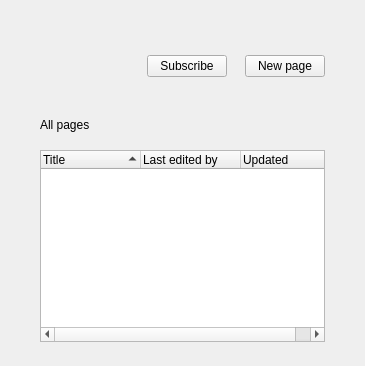
     <widget class="QWidget" name="overviewPage">
      <layout class="QVBoxLayout" name="overviewLayout" stretch="0,0,1,0">
       <property name="spacing">
        <number>18</number>
       </property>
       <property name="leftMargin">
        <number>40</number>
       </property>
       <property name="topMargin">
        <number>32</number>
       </property>
       <property name="rightMargin">
        <number>40</number>
       </property>
       <property name="bottomMargin">
        <number>24</number>
       </property>
       <item>
        <layout class="QHBoxLayout" name="overviewHeaderLayout" stretch="0,1,0,0">
         <property name="spacing">
          <number>18</number>
         </property>
         <item>
          <widget class="QLabel" name="overviewAvatarLabel">
           <property name="minimumSize">
            <size>
             <width>64</width>
             <height>64</height>
            </size>
           </property>
           <property name="maximumSize">
            <size>
             <width>64</width>
             <height>64</height>
            </size>
           </property>
           <property name="scaledContents">
            <bool>true</bool>
           </property>
          </widget>
         </item>
         <item>
          <layout class="QVBoxLayout" name="overviewInfoLayout">
           <property name="spacing">
            <number>4</number>
           </property>
           <item>
            <widget class="QLabel" name="overviewTitleLabel">
             <property name="sizePolicy">
              <sizepolicy hsizetype="Preferred" vsizetype="Minimum">
               <horstretch>0</horstretch>
               <verstretch>0</verstretch>
              </sizepolicy>
             </property>
             <property name="wordWrap">
              <bool>true</bool>
             </property>
            </widget>
           </item>
           <item>
            <widget class="QLabel" name="overviewDescriptionLabel">
             <property name="sizePolicy">
              <sizepolicy hsizetype="Preferred" vsizetype="Minimum">
               <horstretch>0</horstretch>
               <verstretch>0</verstretch>
              </sizepolicy>
             </property>
             <property name="wordWrap">
              <bool>true</bool>
             </property>
            </widget>
           </item>
           <item>
            <widget class="QLabel" name="overviewStatsLabel">
             <property name="sizePolicy">
              <sizepolicy hsizetype="Preferred" vsizetype="Minimum">
               <horstretch>0</horstretch>
               <verstretch>0</verstretch>
              </sizepolicy>
             </property>
             <property name="wordWrap">
              <bool>true</bool>
             </property>
            </widget>
           </item>
           <item>
            <widget class="QLabel" name="overviewTagsLabel">
             <property name="sizePolicy">
              <sizepolicy hsizetype="Preferred" vsizetype="Minimum">
               <horstretch>0</horstretch>
               <verstretch>0</verstretch>
              </sizepolicy>
             </property>
             <property name="textFormat">
              <enum>Qt::RichText</enum>
             </property>
             <property name="wordWrap">
              <bool>true</bool>
             </property>
            </widget>
           </item>
          </layout>
         </item>
         <item>
          <widget class="QPushButton" name="subscribeButton">
           <property name="sizePolicy">
            <sizepolicy hsizetype="Fixed" vsizetype="Fixed">
             <horstretch>0</horstretch>
             <verstretch>0</verstretch>
            </sizepolicy>
           </property>
           <property name="text">
            <string>Subscribe</string>
           </property>
           <property name="secondary" stdset="0">
            <bool>true</bool>
           </property>
          </widget>
         </item>
         <item>
          <widget class="QPushButton" name="overviewNewPageButton">
           <property name="sizePolicy">
            <sizepolicy hsizetype="Fixed" vsizetype="Fixed">
             <horstretch>0</horstretch>
             <verstretch>0</verstretch>
            </sizepolicy>
           </property>
           <property name="text">
            <string>New page</string>
           </property>
           <property name="primary" stdset="0">
            <bool>true</bool>
           </property>
          </widget>
         </item>
        </layout>
       </item>
       <item>
        <widget class="QLabel" name="allPagesLabel">
             <property name="sizePolicy">
              <sizepolicy hsizetype="Preferred" vsizetype="Minimum">
               <horstretch>0</horstretch>
               <verstretch>0</verstretch>
              </sizepolicy>
             </property>
         <property name="text">
          <string>All pages</string>
         </property>
         <property name="sectionTitle" stdset="0">
          <bool>true</bool>
         </property>
        </widget>
       </item>
       <item>
        <widget class="QTreeWidget" name="overviewPagesTree">
         <property name="contextMenuPolicy">
          <enum>Qt::CustomContextMenu</enum>
         </property>
         <property name="rootIsDecorated">
          <bool>false</bool>
         </property>
         <property name="uniformRowHeights">
          <bool>true</bool>
         </property>
         <property name="sortingEnabled">
          <bool>true</bool>
         </property>
         <column>
          <property name="text">
           <string>Title</string>
          </property>
         </column>
         <column>
          <property name="text">
           <string>Last edited by</string>
          </property>
         </column>
         <column>
          <property name="text">
           <string>Updated</string>
          </property>
         </column>
        </widget>
       </item>
       <item>
           <spacer name="overviewBottomSpacer">
            <property name="orientation">
             <enum>Qt::Vertical</enum>
            </property>
            <property name="sizeHint" stdset="0">
             <size>
              <width>10</width>
              <height>0</height>
             </size>
            </property>
           </spacer>
          </item>
      </layout>
     </widget>
